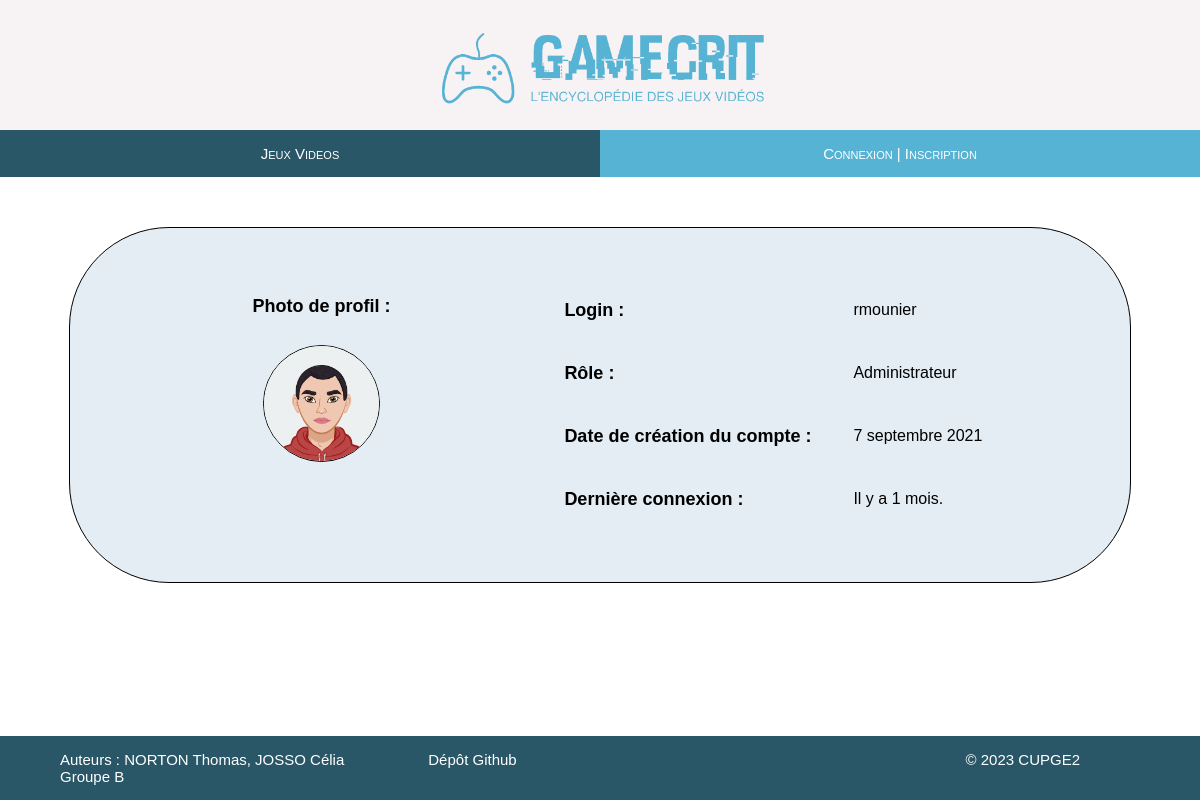
Before: /profilPublic.php?numero=2 with the older database file.
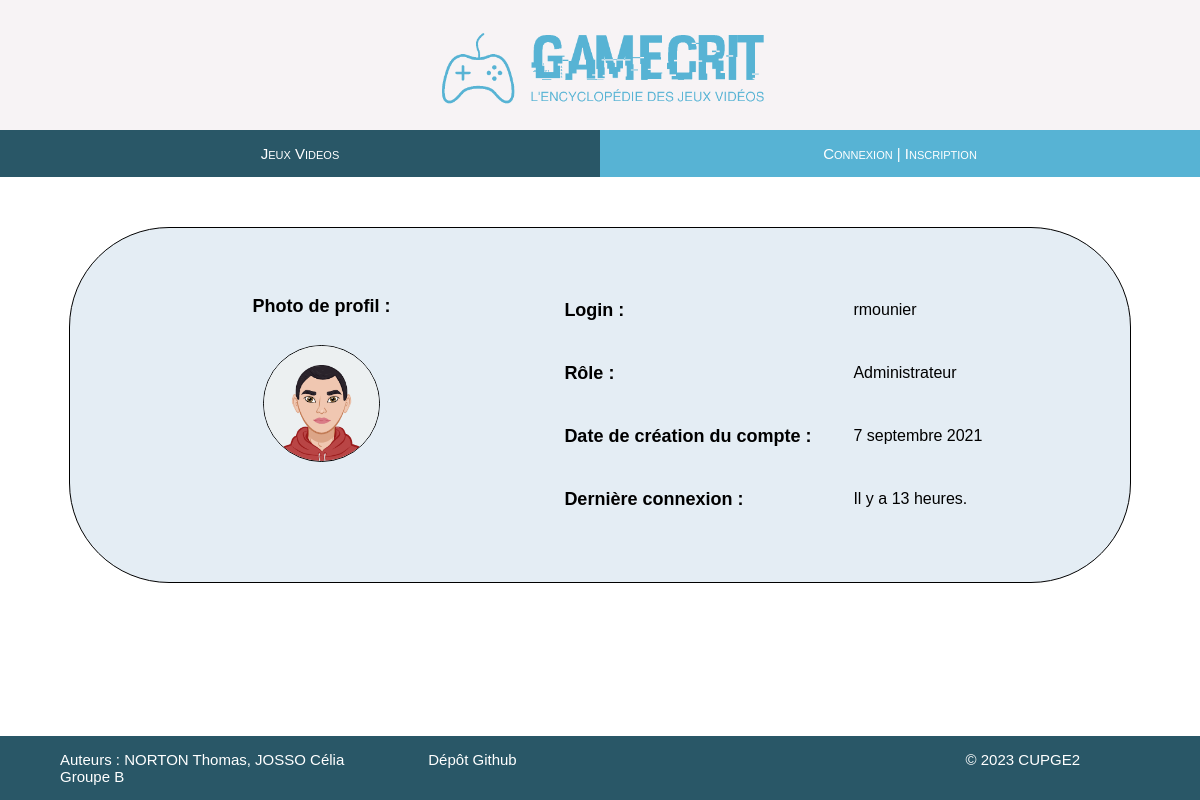
After: the same page with the newer database file.
### tables this page shows
CREATE TABLE Utilisateur (
  id_Utilisateur INT AUTO_INCREMENT,
  login_Utilisateur VARCHAR(50),
  password_Utilisateur VARCHAR(50),
  photoProfil_Utilisateur VARCHAR(50),
  nom_Utilisateur VARCHAR(50),
  prenom_Utilisateur VARCHAR(50),
  mail_Utilisateur VARCHAR(50),
  dateNaissance_Utilisateur DATE,
  dateCreation_Utilisateur DATE,
  dateConnexion_Utilisateur DATETIME,
  id_Role INT,
  PRIMARY KEY (id_Utilisateur),
  FOREIGN KEY (id_Role) REFERENCES Role(id_Role)
);

CREATE TABLE Role (
  id_Role INT AUTO_INCREMENT,
  nom_Role VARCHAR(50),
  PRIMARY KEY (id_Role)
);

### php/functions-DB.php (called while the page is built, shortened)
<?php
function readDB($mysqli, $sql_input)
{
	$query_output = mysqli_query($mysqli, $sql_input);
	return $query_output->fetch_all(MYSQLI_ASSOC);
}
?>

### php/functions_query.php (called while the page is built, shortened)
<?php
function getUserPrivateInformations($my_sqli, $id_user) {
    $sql_input = "SELECT * FROM Utilisateur WHERE id_Utilisateur = $id_user";
    $sql_input_res = readDB($my_sqli, $sql_input);
    return $sql_input_res;
}
function Duration($date) {
    $date = new DateTime($date);
    $today = new DateTime(date('Y-m-d H:i'));
    $interval = $date->diff($today);
    $min = $interval->format('%i');
    $hours = $interval->format('%h');
    $days = $interval->format('%a');
    $months = $interval->format('%m');
    $years = $interval->format('%y');
    if ($years == 0) {
        if ($months == 0) {
            if ($days == 0) {
                if ($hours == 0) {
                    if ($min == 0) {
                        $expr = "moins d'une minute.";
                    }
                    else {
                        if ($min == 1) {
                            $expr = "1 minute.";
                        }
                        else {
                            $expr = "$min minutes.";
                        }
                    }
                }
                else {
                    if ($hours == 1) {
                        $expr = "1 heure.";
                    }
                    else {
                        $expr = "$hours heures.";
                    }
                }
            }
        }
        else {
            $expr = "$months mois.";
        }
    }
    return $expr;
}
function writeDate($date) {
    $date = date_create($date);
    $days = $date->format('j');
    $months = $date->format('m');
    $years = $date->format('y');
    if ($years < 50) {
        $years = "20$years";
    }
    else {
        $years = "19$years";
    }
    $months_list = Array('janvier', 'février', 'mars', 'avril', 'mai', 'juin', 'juillet', 'août', 'septembre', 'octobre', 'novembre', 'décembre');
    $months = $months_list[$months-1];
    if ($days == 1) {
        return "$days". "er " . "$months $years";
    }
    else {
        return "$days $months $years";
    }
}
function recupRole($my_sqli, $id_role) {
    $sql_input = "SELECT nom_Role FROM Role WHERE id_Role=$id_role";
    $sql_input_res = readDB($my_sqli, $sql_input);
    $role = $sql_input_res[0]["nom_Role"];
    return $role;
}
?>

### php/functions_structure.php (the view, shortened to what this page needs)
<?php
include_once("./php/functions-DB.php");
include_once("./php/functions_query.php");
function displayUserPublicInformations($my_sqli, $tab) {
    $login = $tab[0]["login_Utilisateur"];
    $pp = $tab[0]["photoProfil_Utilisateur"];
    $creation = $tab[0]["dateCreation_Utilisateur"];
    $connexion = $tab[0]["dateConnexion_Utilisateur"];
    $id_role = $tab[0]["id_Role"];
    $duree = Duration($connexion);
    $creation = writeDate($creation);
    $role = recupRole($my_sqli, $id_role);
    echo "<div class='box-page-prive'>";
        echo "<div class='flex-content'>";
        echo "<div class='left-column'>";
            echo "<p class='table-title'>Photo de profil :</p>";
            echo "<img class='pp' src='$pp'>";
        echo "</div>";
        echo "<div class='right-column'>";
            echo "<table>";
                echo "<tr>";
                    echo "<td class='table-title'>Login :</td>";
                    echo "<td>$login</td>";
                echo "</tr>";
                echo "<tr>";
                    echo "<td class='table-title'>Rôle :</td>";
                    echo "<td>$role</td>";
                echo "</tr>";
                echo "<tr>";
                    echo "<td class='table-title'>Date de création du compte :</td>";
                    echo "<td>$creation</td>";
                echo "</tr>";
                echo "<tr>";
                    echo "<td class='table-title'>Dernière connexion :</td>";
                    echo "<td>Il y a $duree</td>";
                echo "</tr>";
            echo "</table>";
            echo "</div>";
        echo "</div>";
    echo "</div>";
    echo "<br><br><br><br><br><br><br><br><br><br>";
}
?>

Changed rows visible on the page:
changed utilisateur "rmounier": dateConnexion_Utilisateur "1 mois." → "13 heures."
